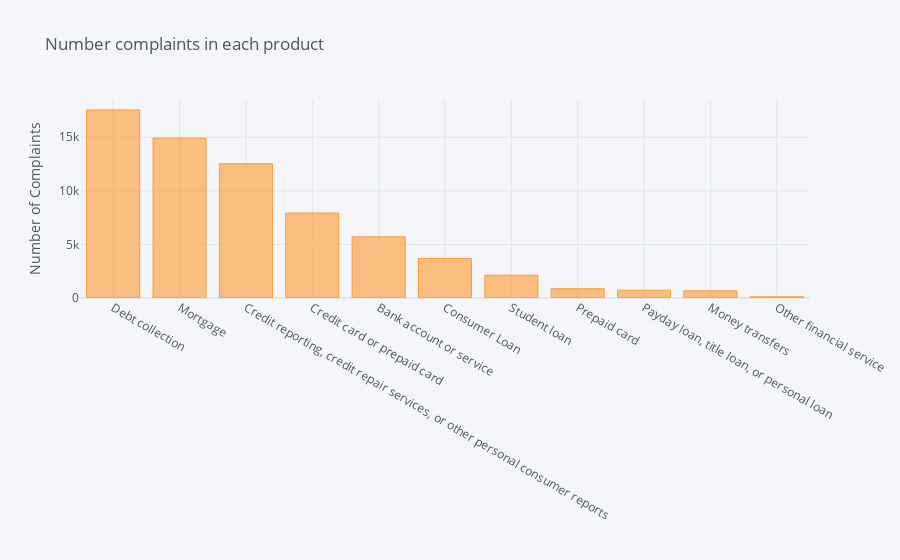

The cell this chart's notebook holds for it:
### Code cell
#Ploting the Number of Complaints
df['Product'].value_counts().sort_values(ascending=False).iplot(kind='bar', yTitle='Number of Complaints', 
                                                                title='Number complaints in each product')

### Figure 1 — Plotly figure (JSON) as saved in the notebook; plotly's stock layout.template omitted (floating-point values rounded to 4 significant figures)
{"data": [{"marker": {"color": "rgba(255, 153, 51, 0.6)", "line": {"color": "rgba(255, 153, 51, 1.0)", "width": 1}}, "name": "Product", "orientation": "v", "text": "", "type": "bar", "x": ["Debt collection", "Mortgage", "Credit reporting, credit repair services, or other personal consumer reports", "Credit card or prepaid card", "Bank account or service", "Consumer Loan", "Student loan", "Prepaid card", "Payday loan, title loan, or personal loan", "Money transfers", "Other financial service"], "y": [17552, 14919, 12526, 7929, 5711, 3678, 2128, 861, 726, 666, 110]}], "layout": {"legend": {"bgcolor": "#F5F6F9", "font": {"color": "#4D5663"}}, "paper_bgcolor": "#F5F6F9", "plot_bgcolor": "#F5F6F9", "title": {"font": {"color": "#4D5663"}, "text": "Number complaints in each product"}, "xaxis": {"gridcolor": "#E1E5ED", "showgrid": true, "tickfont": {"color": "#4D5663"}, "title": {"font": {"color": "#4D5663"}, "text": ""}, "zerolinecolor": "#E1E5ED"}, "yaxis": {"gridcolor": "#E1E5ED", "showgrid": true, "tickfont": {"color": "#4D5663"}, "title": {"font": {"color": "#4D5663"}, "text": "Number of Complaints"}, "zerolinecolor": "#E1E5ED"}}}
